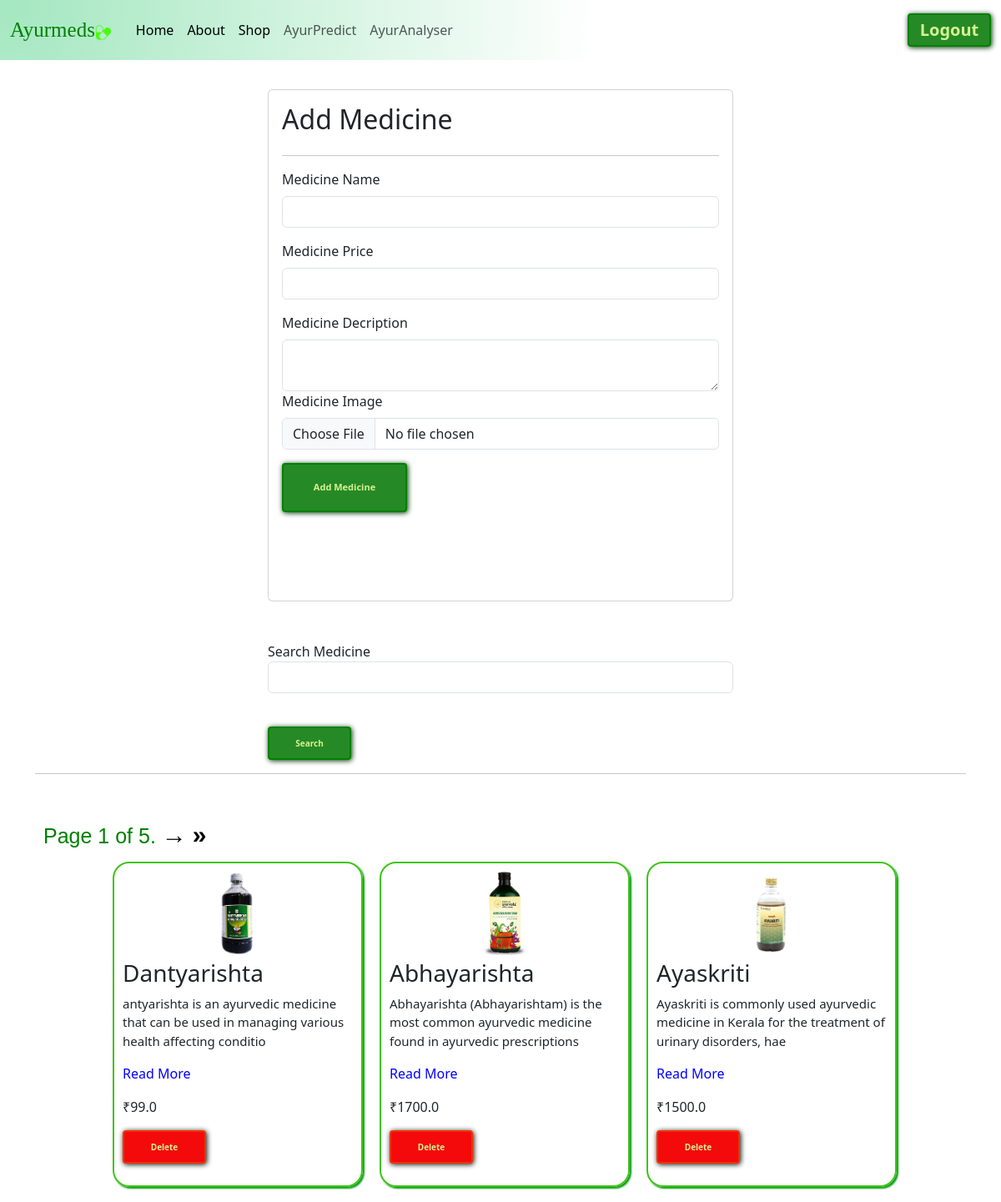
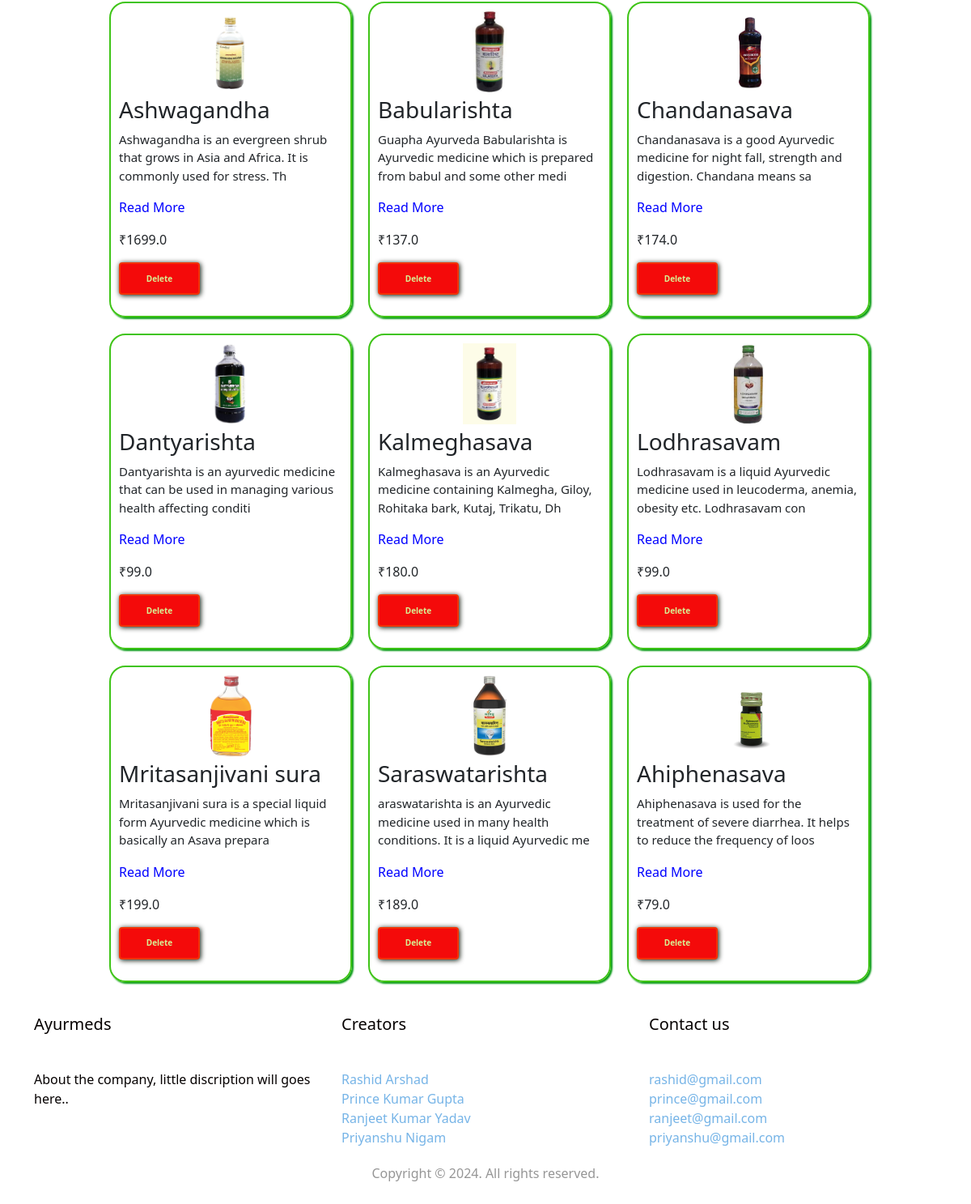
Screenshot of /medicines/ (signed in) with the database file from the repository (2 pictures, top to bottom).
### vedassist/models.py (models this page shows)
class Medicine(models.Model):
    user =models.ForeignKey(User , on_delete=models.SET_NULL , null=True,blank=True)
    medicine_name = models.CharField(max_length=100)
    medicine_price = models.FloatField(default=10.00)
    medicine_description= models.TextField(default="Default description")
    medicine_image = models.ImageField(upload_to = "medicine")
    medicine_view_count=models.IntegerField(default=1)

### vedassist/views.py (the view, shortened to what this page needs)
# urls.py: path('medicines/' , views.medicines, name="medicines"),
@login_required(login_url='login')
def medicines(request):
    queryset = Medicine.objects.all()
    paginator = Paginator(queryset, 12)
    page_number = request.GET.get("page", 1)
    page_obj = paginator.get_page(page_number)
    context = {'page_obj': page_obj, 'medicines': page_obj}
    return render(request, 'medicines.html', context)

### vedassist/templates/medicines.html (shortened to what this page needs)
{% extends "base.html"%}
{% block start %}
<link rel="stylesheet" href="../static/shop.css">
<h4 class="wel"> Welcome
{{request.user}}
</h4>
<div class = "container mt-5">
    <form class= "col-6 mx-auto card p-3 shadow.lg" method="POST" enctype="multipart/form-data">
      <h2> Add Medicine </h2>
      <hr>
        <div class="mb-3">
          <label for="exampleInputEmail1" class="form-label">Medicine Name</label>
          <input name="medicine_name"  required type="text" class="form-control">
        </div>
        <div class="mb-3">
          <label for="exampleInputEmail1" class="form-label">Medicine Price</label>
          <input name="medicine_price"  required type="number" class="form-control">
        </div>
        <div class="mb-6">
          <label for="exampleInputPassword1" class="form-label">Medicine Decription</label>
          <textarea class="form-control" name="medicine_description" required> </textarea>
        </div>
        <div class="mb-3">
          <label for="exampleInputPassword1" class="form-label">Medicine Image</label>
          <input name ="medicine_image" required type="file" class="form-control">
        </div>
        <button type="submit" class="btn3" style="font-size: 11px;">Add Medicine</button>
    </form>
    <div class="mt-5">
      <div class="mx-auto col-6">
        <form>
          <div class="mb-3"
            <label for="exampleInputEmail1" class="form-label">Search Medicine</label>
            <input name="search" type="text" class="form-control">
          </div>
          <br>
          <button type="submit" class="btn4">Search</button>
        </form>
    </div>
<hr>
<br>
<div class="pagination">
  <span class="step-links">
    <span class="current">
      Page {{ page_obj.number }} of {{ page_obj.paginator.num_pages }}.
    </span>
    {% if page_obj.has_next %}
      <a href="?page={{ page_obj.next_page_number }}"><button class="pre">→</button></a>
      <a href="?page={{ page_obj.paginator.num_pages }}"><button class="pre">&raquo;</button></a>
    {% endif %}
  </span>
</div>
      <div class="card2">
        {% for medicine in medicines %}
        <div class="card_con2">
          <center><img src ="/media/{{medicine.medicine_image}}" style="height : 100px; margin-bottom: 5px;" ></center>
          <h3>{{medicine.medicine_name}}</h3>
          <p class="text" id="text{{medicine.id}}">{{medicine.medicine_description | slice:"1:100"}}<span class="moretext">{{medicine.medicine_description | slice:"100:"}}</span></p>
          <p class="readmore" id="readmore{{medicine.id}}" onclick="expand({{medicine.id}})">Read More</p>
          <p>
            ₹{{ medicine.medicine_price }}
          </p>
           <p>
            <a href ="/delete-medicine/{{medicine.id}}/"><button class ="btn5">Delete</button></a>
           </p>
        </div>
        {% endfor %}
    </div>
</div>
</div>
{% endblock %}

### vedassist/templates/base.html (shortened to what this page needs)
<!DOCTYPE html>
<html lang="en">
<head>
    <link href="https://cdn.jsdelivr.net/npm/bootstrap@5.3.0-alpha3/dist/css/bootstrap.min.css" rel="stylesheet">
    <link rel="stylesheet" href="../static/test.css">
</head>
<body>
  <nav class="navbar navbar-expand-lg" style="background: radial-gradient(788px at 0.7% 3.4%, rgb(164, 231, 192) 0%, rgb(255, 255, 255) 90%); position: fixed;top:0; z-index: 999; width: 100%; box-shadow: 10px green; border-bottom: 2px; margin-bottom: 5px">
    <div class="container-fluid">
        <a class="navbar-brand" href="{% url 'home' %}" style="font-family: 'Dancing script' , cursive; color: green; font-size: 25px;">Ayurmeds<img src="../static/icons8-medical-50.png" alt="" style="width: 20px;"></a>
        <div class="collapse navbar-collapse" id="navbarSupportedContent">
            <ul class="navbar-nav me-auto mb-2 mb-lg-0">
                <li class="nav-item" style="padding-left: 5px;">
                    <a class="nav-link active" aria-current="page" href="{% url 'home2' %}">Home</a>
                </li>
                <li class="nav-item">
                    <a class="nav-link active" aria-current="page" href="{% url 'home' %}">About</a>
                </li>
                <li class="nav-item">
                    <a class="nav-link active" aria-current="page" href="{% url 'shop' %}">Shop</a>
                </li>
                <li class="nav-item">
                    <a class="nav-link" href="{% url 'test' %}">AyurPredict</a>
                </li>
                <li class="nav-item">
                    <a class="nav-link" href="{% url 'test2' %}">AyurAnalyser</a>
                </li>
            </ul>
            <span class="navbar-text">
                {% if request.user.is_authenticated %}
                <form method="POST" action="{% url 'logout_page' %}">
                <a href="{% url 'logout_page' %}"><button class="btn6 btn-outline-success" type="submit">Logout</button></a>
                </form>
                {% else %}
                <form method="POST" action="{% url 'login_page' %}">
                {% csrf_token %}
                <a href="{% url 'login_page' %}"><button class="btn6 btn-outline-success" type="submit">Login</button></a>
                </form>
                {% endif %}
            </span>
        </div>
    </div>
</nav>
    {% block start %}
    {% endblock %}
    <footer id="footer" class="footer-1" style="background: radial-gradient(788px at 0.7% 3.4%, rgb(164, 231, 192) 0%, rgb(255, 255, 255) 90%);">
      <div class="main-footer widgets-dark typo-light">
      <div class="container">
      <div class="row">
        <div class="col-xs-12 col-sm-12 col-md-4">
        <div class="widget subscribe no-box">
        <h5 class="widget-title">Ayurmeds</h5>
        <br>
        <p>About the company, little discription will goes here.. </p>
        </div>
        </div>
    <div class="col-sm-6 col-md-4">
      <div class="widget no-box">
        <h5 class="widget-title">Creators</h5>
        <br>
        <ul class="thumbnail-widget">
          <li>
            <div class="thumb-content"><a href="#.">Rashid Arshad</a></div>
          </li>
          <li>
            <div class="thumb-content"><a href="#.">Prince Kumar Gupta</a></div>
          </li>
          <li>
        <div class="thumb-content"><a href="#.">Ranjeet Kumar Yadav</a></div>
        </li>
        <li>
          <div class="thumb-content"><a href="#.">Priyanshu Nigam</a></div>
          </li>
      </ul>
    </div>
  </div>
  <div class="col-sm-6 col-md-4">
    <div class="widget no-box">
      <h5 class="widget-title">Contact us</h5>
      <br>
          <ul class="thumbnail-widget">
            <li>
            <div class="thumb-content"><a href="#.">rashid@gmail.com</a></div>
            </li>
            <li>
            <div class="thumb-content"><a href="#.">prince@gmail.com</a></div>
            </li>
            <li>
            <div class="thumb-content"><a href="#.">ranjeet@gmail.com</a></div>
            </li>
            <li>
              <div class="thumb-content"><a href="#.">priyanshu@gmail.com</a></div>
              </li>
          </ul>
        </div>
        </div>
      </div>
      </div>
      </div>
    <div class="footer-copyright">
        <div class="container">
          <div class="row">
            <div class="col-md-12 text-center">
            <p>Copyright © 2024. All rights reserved.</p>
            </div>
          </div>
        </div>
      </div>
    </footer>
</body>
</html>

### vedassist/static/test.css (style rules this page uses)
* { margin: 0; padding: 0; cursor: url(../static/images/cursor.png),auto; }
.btn3 { padding: 1.1rem 2rem; background: none; border: 2px solid green; font-size: 15px; color: #d7f194; cursor: pointer; position: relative; overflow: hidden; transition: all 0.3s; border-radius: 4px; background-color: rgb(37, 138, 37); font-weight: bolder; box-shadow: 1px 1px 6px #013405; width: 160px; height: 59px; margin-top: 0; margin-bottom: 90px; }
.btn3:before { content: ""; position: absolute; width: 100px; height: 120%; background-color: #b3f50e; top: 50%; transform: skewX(30deg) translate(-150%,-50%); transition: all 0.5s; overflow: hidden; }
.btn6 { background: none; border: 2px solid green; font-size: 10px; color: #d7f194; cursor: pointer; position: relative; overflow: hidden; transition: all 0.3s; border-radius: 4px; background-color: rgb(37, 138, 37); font-weight: bolder; box-shadow: 1px 1px 6px #013405; width: 100px; height: 40px; margin-top: 0; right: 0; }
.btn6:before { content: ""; position: absolute; width: 100px; height: 120%; background-color: #b3f50e; top: 50%; transform: skewX(30deg) translate(-150%,-50%); transition: all 0.5s; overflow: hidden; }
.footer-1 { position: relative; }
footer .main-footer { padding: 20px 0; background: #fff; }
footer ul { padding-left: 0; list-style: none; }
.footer-copyright { background: #fff; padding: 0 0; }
.footer-copyright p { color: #969696; margin-top: -50px; margin-bottom: 20px; }
.widget { padding: 10px; margin-bottom: 20px; }
.widget.no-box { padding: 0; background-color: transparent; margin-bottom: 50px; box-shadow: none; -webkit-box-shadow: none; -moz-box-shadow: none; -ms-box-shadow: none; -o-box-shadow: none; }
.widget.subscribe p { margin-bottom: 18px; }
.widget li a { color: rgb(118, 180, 231); text-decoration: none; }
.widget-title { margin-bottom: 20px; }
.typo-light h1, .typo-light h2, .typo-light h3, .typo-light h4, .typo-light h5, .typo-light h6, .typo-light p, .typo-light div, .typo-light span, .typo-light small { color: #050000; }

### vedassist/templates/base.html (style rules this page uses)
* { margin: 0; padding: 0; cursor: url('../static/images/cursor.png'),auto; }

### rows the page displays
Medicine: medicine_image (picture), medicine_name "Dantyarishta", medicine_description "antyarishta is an ayurvedic medicine that can be used in managing various health affecting conditio", medicine_price "99.0"
Medicine: medicine_image (picture), medicine_name "Abhayarishta", medicine_description "Abhayarishta (Abhayarishtam) is the most common ayurvedic medicine found in ayurvedic prescriptions", medicine_price "1700.0"
Medicine: medicine_image (picture), medicine_name "Ayaskriti", medicine_description "Ayaskriti is commonly used ayurvedic medicine in Kerala for the treatment of urinary disorders, hae", medicine_price "1500.0"
Medicine: medicine_image (picture), medicine_name "Ashwagandha", medicine_description "Ashwagandha is an evergreen shrub that grows in Asia and Africa. It is commonly used for stress. Th", medicine_price "1699.0"
Medicine: medicine_image (picture), medicine_name "Babularishta", medicine_description "Guapha Ayurveda Babularishta is Ayurvedic medicine which is prepared from babul and some other medi", medicine_price "137.0"
Medicine: medicine_image (picture), medicine_name "Chandanasava", medicine_description "Chandanasava is a good Ayurvedic medicine for night fall, strength and digestion. Chandana means sa", medicine_price "174.0"
Medicine: medicine_image (picture), medicine_name "Dantyarishta", medicine_description "Dantyarishta is an ayurvedic medicine that can be used in managing various health affecting conditi", medicine_price "99.0"
Medicine: medicine_image (picture), medicine_name "Kalmeghasava", medicine_description "Kalmeghasava is an Ayurvedic medicine containing Kalmegha, Giloy, Rohitaka bark, Kutaj, Trikatu, Dh", medicine_price "180.0"
Medicine: medicine_image (picture), medicine_name "Lodhrasavam", medicine_description "Lodhrasavam is a liquid Ayurvedic medicine used in leucoderma, anemia, obesity etc. Lodhrasavam con", medicine_price "99.0"
Medicine: medicine_image (picture), medicine_name "Mritasanjivani sura", medicine_description "Mritasanjivani sura is a special liquid form Ayurvedic medicine which is basically an Asava prepara", medicine_price "199.0"
Medicine: medicine_image (picture), medicine_name "Saraswatarishta", medicine_description "araswatarishta is an Ayurvedic medicine used in many health conditions. It is a liquid Ayurvedic me", medicine_price "189.0"
Medicine: medicine_image (picture), medicine_name "Ahiphenasava", medicine_description "Ahiphenasava is used for the treatment of severe diarrhea. It helps to reduce the frequency of loos", medicine_price "79.0"

### other values shown
{{ request.user }} "ayush07"
{{ page_obj.number }} "1"
{{ page_obj.paginator.num_pages }} "5"
